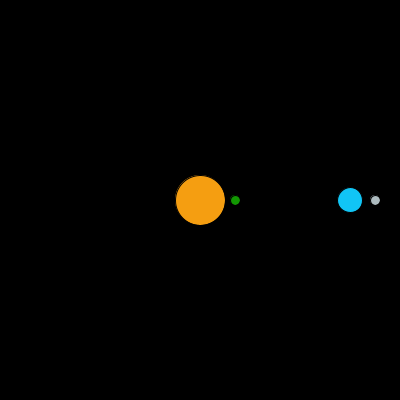
Frame 1 (no input)
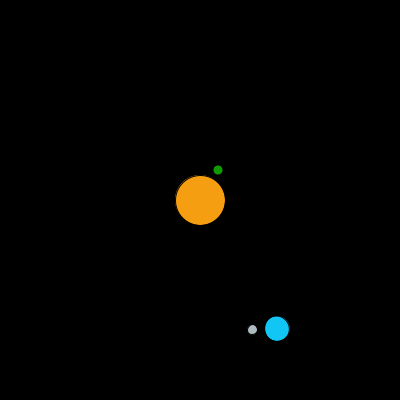
Frame 60 (the mouse pressed at the canvas centre just before this capture)
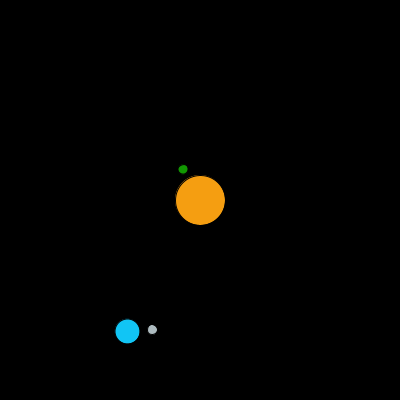
Frame 120 (the mouse held since frame 60 and released just before this capture)

The Processing sketch that drew these frames (run headless with seeded random() and noise(); from frame 60 on, the mouse is pressed at the canvas centre):

// Processing sketch: processing_86996
// ── processing_86996.pde

float angleTerre;
float angleLune;
float angleMercure;

void setup() {
  size(400,400);
  smooth();
  frameRate(30);
  
  angleTerre = 0;
  angleLune = 0;
  angleMercure = 0;
}


void draw() {
  background(0);
  
  translate(width/2,height/2);
  fill(245,158,17);
  ellipse(0,0,50,50); // soleil 
  
  pushMatrix();
  rotate( radians( angleMercure ) );
  translate(35,0);
  fill(18,152,2);
  ellipse(0,0,10,10);
  popMatrix();
  
  rotate( radians ( angleTerre ) );
  translate(150,0);
  fill(17,197,245);
  ellipse(0,0,25,25); // terre
  rotate( radians( angleLune ) );
  translate(25,0);
  fill(173,187,191);
  ellipse(0,0,10,10);
  
  angleTerre = angleTerre + 1;
  angleLune = angleLune + 2;
  angleMercure = angleMercure -1;
}
